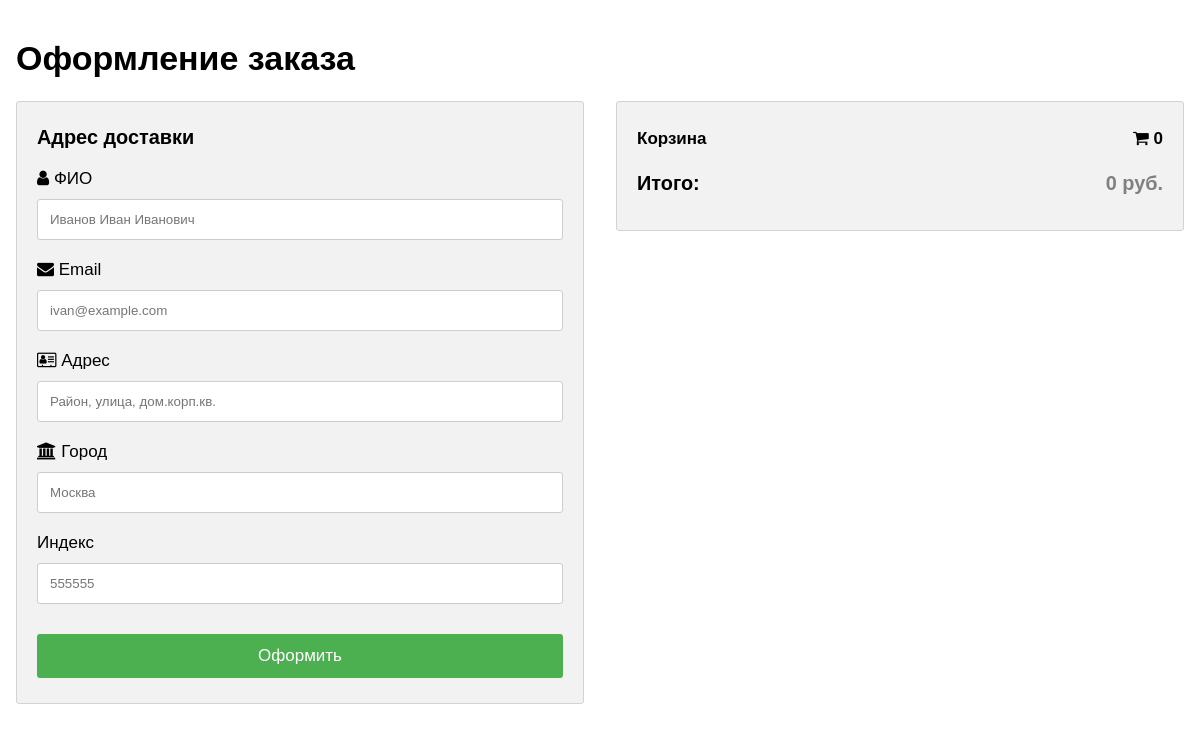
Page /users/create_order/ (signed in) on the earlier database version.
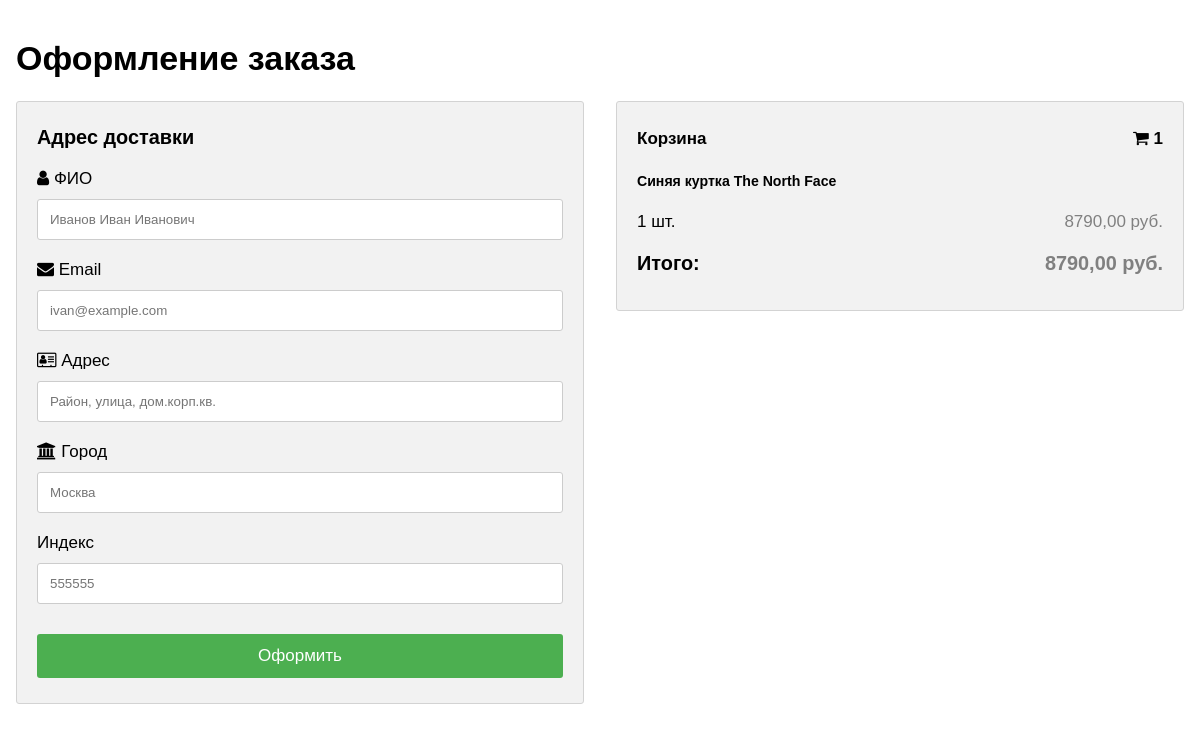
Same page on the later database version.
### products/models.py (models this page shows, shortened)
class Basket(models.Model):
    user = models.ForeignKey(User, on_delete=models.CASCADE)
    product = models.ForeignKey(Product, on_delete=models.CASCADE)
    quantity = models.PositiveSmallIntegerField(default=0)
    created_timestamp = models.DateTimeField(auto_now_add=True)
    objects = BasketQuerySet.as_manager() # Добавляем в objects созданный класс-менеджер с новыми методами
    def sum(self): # Возвращает итоговую сумму конкретного продукта в корзине
        return self.product.price * self.quantity

class Product(models.Model):
    name = models.CharField(max_length=256)
    description = models.TextField()
    price = models.DecimalField(max_digits=10, decimal_places=2)
    quantity = models.PositiveIntegerField(default=0)
    image = models.ImageField(upload_to='products_images')
    category = models.ForeignKey(ProductCategory, on_delete=models.CASCADE)
    class Meta:
        verbose_name = 'product'
        verbose_name_plural = 'products'

### users/views.py (the view)
# urls.py: path('create_order/', create_order, name='create_order')
def create_order(request):
    title = 'Оформление заказа'
    context = {
        'title': title,
        'baskets': Basket.objects.filter(user=request.user)
    }
    return render(request, 'users/create_order.html', context)

### products/models.py (called while the page is built)
    def total_sum(self): # Возвращает итоговую сумму цен всех продуктов в корзине
        return sum(basket.sum() for basket in self)

    def total_quantity(self): # Возвращает итоговое количество продуктов в корзине
        return sum(basket.quantity for basket in self)

### templates/users/create_order.html (shortened to what this page needs)
<!DOCTYPE html>
<html>
<head>
<link rel="stylesheet" href="https://cdnjs.cloudflare.com/ajax/libs/font-awesome/4.7.0/css/font-awesome.min.css">
</head>
<body>
<h1>Оформление заказа</h1>
<div class="row">
  <div class="col-50">
    <div class="container">
      <form action="../action_page.php">
        <div class="row">
          <div class="col-50">
            <h3>Адрес доставки</h3>
            <label for="fname"><i class="fa fa-user"></i> ФИО</label>
            <input type="text" id="fname" name="firstname" placeholder="Иванов Иван Иванович">
            <label for="email"><i class="fa fa-envelope"></i> Email</label>
            <input type="text" id="email" name="email" placeholder="ivan@example.com">
            <label for="adr"><i class="fa fa-address-card-o"></i> Адрес</label>
            <input type="text" id="adr" name="address" placeholder="Район, улица, дом.корп.кв.">
            <label for="city"><i class="fa fa-institution"></i> Город</label>
            <input type="text" id="city" name="city" placeholder="Москва">
            <div class="row">
              <div class="col-50">
                <label for="zip">Индекс</label>
                <input type="text" id="zip" name="zip" placeholder="555555">
              </div>
            </div>
          </div>
        </div>
        <input type="submit" value="Оформить" class="btn">
      </form>
    </div>
  </div>
  <div class="col-50">
    <div class="container">
      <h4>Корзина <span class="price" style="color:black"><i class="fa fa-shopping-cart"></i>
        <b>{{baskets.total_quantity}}</b></span></h4>
        {% for basket in baskets %}
          <h5 class="card-title">{{basket.product.name}}</h5>
          {{basket.quantity}} шт. <span class="price">{{basket.sum}} руб.</span>
        {% endfor %}
        <h3 class="card-title">Итого: <span class="price">{{baskets.total_sum}} руб.</span></h3>
    </div>
  </div>
</div>
</body>
</html>

Differences in the rows shown:
added Basket: total_quantity "1", product.name "Синяя куртка The North Face", quantity "1", sum "8790,00", total_sum "8790,00"
Other differences:
{{ baskets.total_quantity }}: "0" → (not shown)
{{ baskets.total_sum }}: "0" → (not shown)
